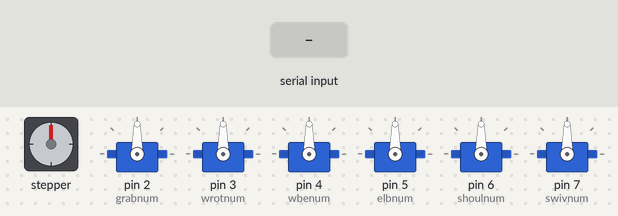
Bench run of a sketch on a simulated Arduino Uno, built with avr-gcc and run on an emulated ATmega328P. Shown: stepper motor, 6 × servo. Wiring (inferred from the names in the program): stepper motor driver (200 steps per turn assumed): step pin 8; direction pin 9. The inputs (shaded band) are chosen by the test bench.

Above: at 1.2 s.
1.3 s: "90,45\n" received over Serial
At 1.7 s:
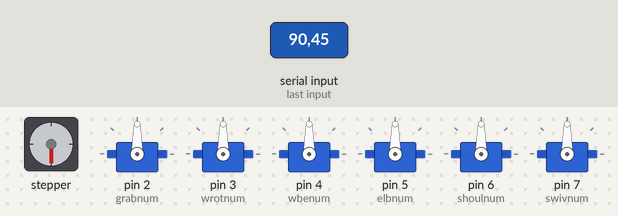
2.9 s: "5\n" received over Serial
At 5.1 s:
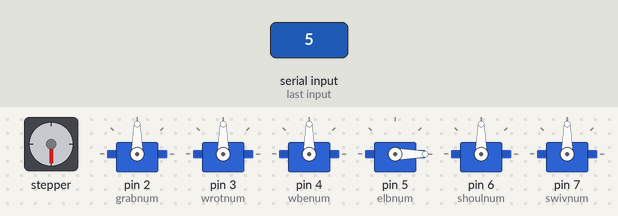
5.4 s: "9\n" received over Serial
At 7.7 s:
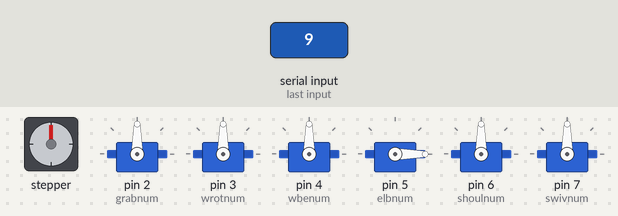
8.0 s: "200\n" received over Serial
At 10.2 s:
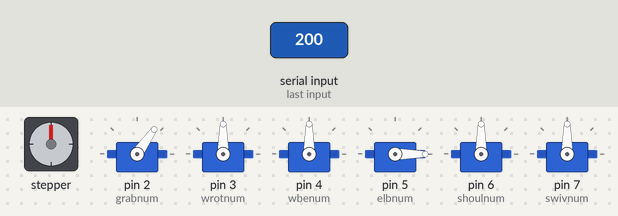
10.5 s: "90\n" received over Serial
At 13.0 s:
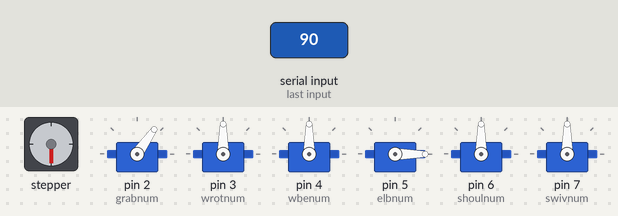
Timing chart, 0 to 14.1 s (numbered marks = the images above; inputs shaded):
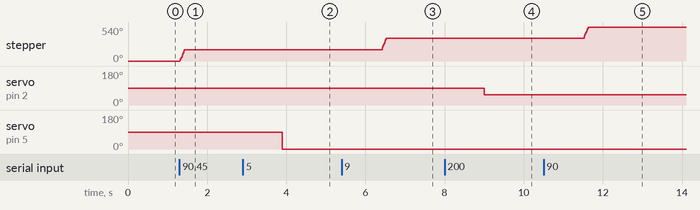

Measured:
- after the input at 1.3 s, stepper: turns 180° clockwise in 0.12 s, starting at once
- after the input at 2.9 s, servo on pin 5 (elbnum): 90° → 0° after 1.0 s
- after the input at 5.4 s, stepper: turns 180° clockwise in 0.12 s, starting after 1.0 s
- after the input at 8.0 s, servo on pin 2 (grabnum): 90° → 55° after 1.0 s
- after the input at 10.5 s, stepper: turns 180° clockwise in 0.12 s, starting after 1.0 s

The sketch:

TestArmControl.ino
```cpp
/* Electronics Project 2013: Robot Arm
By Maria Jantz, Seth Miller, Petey Biddle
*/

#include <Wire.h>  // For the I2C communication used by LCD shield
//#include <Adafruit_MCP23017.h> //what even is this?
#include <string> // For processing of serial data (in strings)
#include <Servo.h> // To send information to servos

// Create all servo objects
Servo grabber;
Servo wrotate;
Servo wbend;
Servo elbow;
Servo shoulder;
Servo swivel;
// Define pins for each servo
int grabnum = 2; // Grabber
int wrotnum = 3; // Wrist Rotate
int wbenum = 4; // Wrist Bend
int elbnum = 5; // Elbow
int shoulnum = 6; // Shoulder
int swivnum = 7; // Swivel
int stp = 8; // Green wire to Pololu stepper control
int dir = 9; // Blue wire to Pololu stepper control

void setup(){
  // Attach all servos
  grabber.attach(grabnum);
  wrotate.attach(wrotnum);
  wbend.attach(wbenum);
  elbow.attach(elbnum);
  shoulder.attach(shoulnum);
  swivel.attach(swivnum);
  // Start serial
  Serial.begin(9600);
  // Start listening for stepper control
  pinMode(stp, OUTPUT);
  pinMode(dir, OUTPUT);
}


void loop(){

  char buffer[7]; // Create a buffer to read in serial data
  char servoarray[2]; // Create an array to store the servo number
  char anglearray[6]; // Create an array to store the angle

  if (Serial.available()>0){
    Serial.readBytesUntil('\0', buffer, 5);
    servoarray[0] = buffer[0]; // Get servo number from the serial string
    servoarray[1] = '\0';
    anglearray[0] = buffer[1]; // Get angle information from the serial string
    anglearray[1] = buffer[2];
    anglearray[2] = buffer[3];
    anglearray[3] = buffer[4];
    anglearray[4] = buffer[5];
    anglearray[5] = buffer[6];

    // Convert to strings
    int servonum = atoi(servoarray);
    int angle = atoi(anglearray);

  if (servonum == grabnum){ //grabber
    if (angle == 0){
      grabber.write(55); //closed
    } else if (angle == 1){
      grabber.write(125); //open
    }
  }else if (servonum == wrotnum){ //wrist rotate
    if (abs(angle<20)){
      wrotate.write(angle+90);
    }
  }else if (servonum == wbenum){ //wbend
    wbend.write(angle+90);
  }else if (servonum == elbnum){ //elbow
    elbow.write(angle);
  }else if (servonum == shoulnum){ //shoulder
    shoulder.write(angle);
  }else if (servonum == swivnum){ //swivel
    swivel.write(angle+90);
  }else if (servonum == 9){ //stepper motor
    if (angle == 1){ //high; go forward
      digitalWrite(dir, LOW); //set forward
      stepper(100, 1200);
    } else if (angle == 0){  //low, go backward
      digitalWrite(dir, HIGH); //set backward
      stepper(100, 1200);
    }
    }
  }
}

void stepper(int numsteps, int deltime){
  for (int i = 0; i < numsteps; i++){
      digitalWrite(stp, LOW);
      delayMicroseconds(10);
      digitalWrite(stp, HIGH); //low to high is when step happens
      delayMicroseconds(deltime); //delay controls speed of movement
    }
}
```
